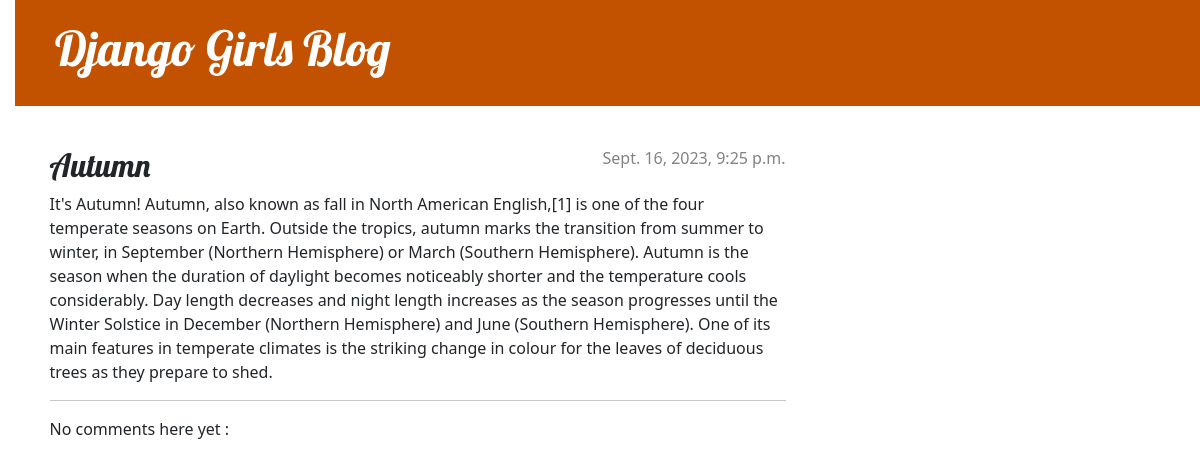
The app's page /post/1/ with its own data.
### blog/models.py (models this page shows, shortened)
class Post(models.Model):
    author = models.ForeignKey(settings.AUTH_USER_MODEL, on_delete=models.CASCADE)
    title = models.CharField(max_length=200)
    text = models.TextField()
    created_date = models.DateTimeField(default=timezone.now)
    published_date = models.DateTimeField(blank=True, null=True)

### blog/views.py (the view)
# urls.py: path('post/<int:pk>/', views.post_detail, name='post_detail'),
def post_detail(request, pk):
    post = get_object_or_404(Post, pk=pk)
    return render(request, 'blog/post_detail.html', {'post': post})

### blog/templates/blog/post_detail.html (shortened to what this page needs)
{% extends 'blog/base.html' %}
{% block content %}
    <article class="post">
        {% if post.published_date %}
            <div class="date">
                {{ post.published_date }}
            </div>
        {% else %}
            <a class="btn btn-default" href="{% url 'post_publish' pk=post.pk %}">Publish</a>
        {% endif %}
        <h2>{{ post.title }}</h2>
        <p>{{ post.text|linebreaksbr }}</p>
        <hr>
        {% for comment in post.comments.all %}
    {% if user.is_authenticated or comment.approved_comment %}
    <div class="comment">
        <div class="date">
            {{ comment.created_date }}
            {% if not comment.approved_comment %}
                <a class="btn btn-default" href="{% url 'comment_remove' pk=comment.pk %}"><span class="glyphicon glyphicon-remove"></span></a>
                <a class="btn btn-default" href="{% url 'comment_approve' pk=comment.pk %}"><span class="glyphicon glyphicon-ok"></span></a>
            {% endif %}
        </div>
        <strong>{{ comment.author }}</strong>
        <p>{{ comment.text|linebreaks }}</p>
    </div>
    {% endif %}
{% empty %}
    <p>No comments here yet :</p>
{% endfor %}
    </article>
{% endblock %}

### blog/static/css/blog.css (style rules this page uses)
body { padding-left: 15px; }
h1, h2, h3, h4 { font-family: 'Lobster', cursive; }
.date { color: #828282; }
.post { margin-bottom: 70px; }
.post > .date, .post > .actions { float: right; }

### records on screen
Post: published_date "Sept. 16, 2023, 9:25 p.m.", title "Autumn", text "It's Autumn! Autumn, also known as fall in North American English,[1] is one of the four temperate seasons on Earth. Outside the tropics, autumn marks the transition from summer to winter, in September (Northern Hemisphere) or March (Southern Hemisphere). Autumn is the season when the duration of daylight becomes noticeably shorter and the temperature cools considerably. Day length decreases and night length increases as the season progresses until the Winter Solstice in December (Northern Hemisphere) and June (Southern Hemisphere). One of its main features in temperate climates is the striking change in colour for the leaves of deciduous trees as they prepare to shed."
